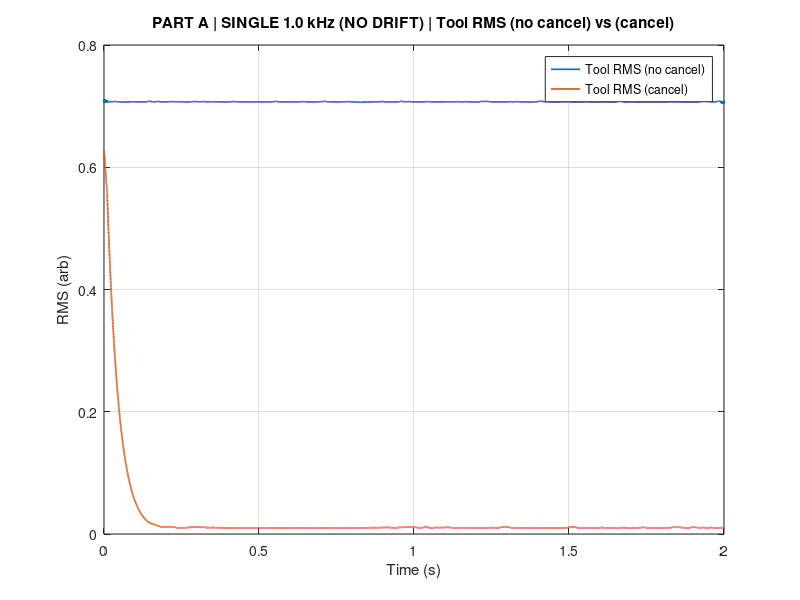
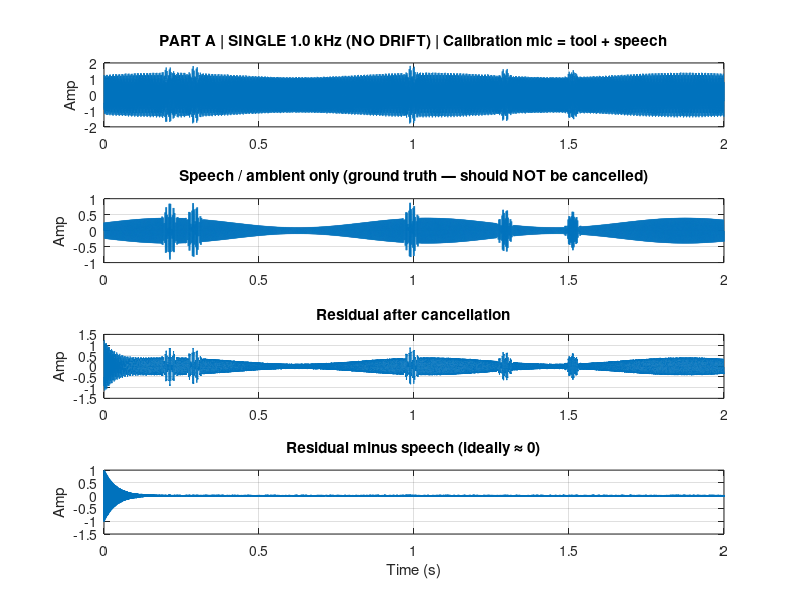
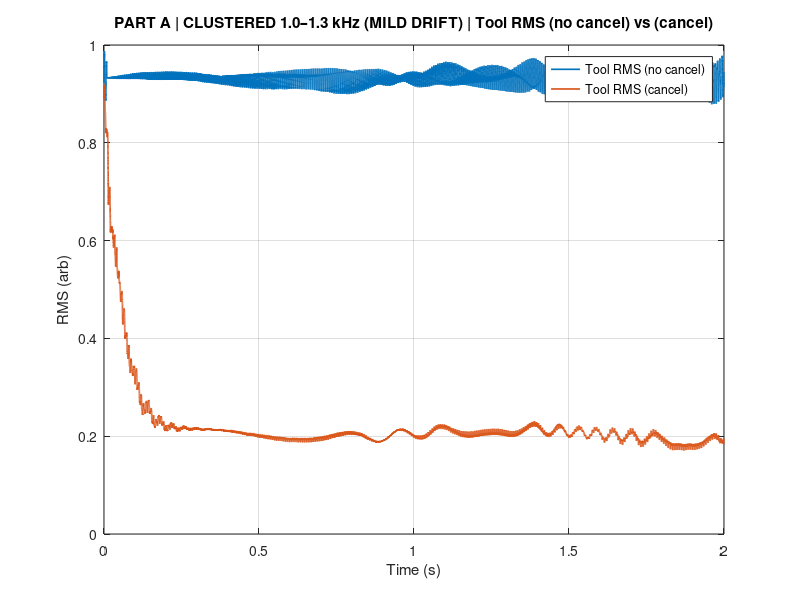
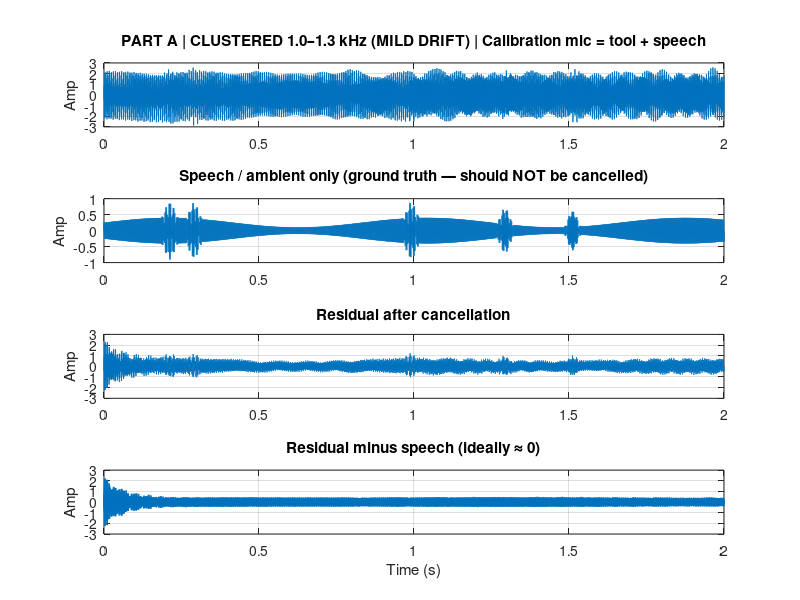

Write MATLAB code to recreate these figures, in order. (Note: this script raises an error after producing the figures.)
clear; close all; clc;

%  PART A — SYNTHETIC MULTI-TONE SCENARIOS


fprintf("\nPART A: SYNTHETIC SCENARIOS\n");

%% GLOBAL SETUP
fs = 48000;
T  = 2.0;
t  = (0:1/fs:T-1/fs)';
N  = length(t);
dt = 1/fs;

%% SPEECH / AMBIENT (UNCORRELATED)
fspeech = 300;
As0 = 0.25; Asvar = 0.6; fAs = 1.2;
speech_env = As0 * (1 + Asvar*sin(2*pi*fAs*t));
speech = speech_env .* sin(2*pi*fspeech*t);

% Add bursts to mimic nonstationary ambient
rng(1);
burst = zeros(N,1);
numBursts = 5;
burstLen  = round(0.06*fs);
for k = 1:numBursts
    idx0 = randi([1, N-burstLen]);
    burst(idx0:idx0+burstLen) = burst(idx0:idx0+burstLen) + 0.5*hann(burstLen+1);
end
speech = speech + burst .* sin(2*pi*(fspeech+80)*t);

%% POWER AMP + PROP DELAY (SAME FOR ALL)
Gamp = 5;
Vmax = 2.0;
delay_s = 0.0002;
Nd = max(1, round(delay_s*fs));

mu = 48;

%% MCU "ALMOST PERFECT ANTI-NOISE" MISMATCH
Gmcu = 0.95;
tau_mcu = 80e-6;
Nmcu = max(0, round(tau_mcu*fs));

%% SCENARIOS (3 TOTAL)
scenariosA = {
    struct('name','SINGLE 1.0 kHz (NO DRIFT)', ...
           'tones',[1000], ...
           'amps',[1.0], ...
           'driftHz',[0]), ...

    struct('name','CLUSTERED 1.0–1.3 kHz (MILD DRIFT)', ...
           'tones',[1000 1150 1300], ...
           'amps',[1.0 0.7 0.5], ...
           'driftHz',[10 10 10]), ...

    struct('name','WIDE 0.8–6 kHz (MANY STRONGISH TONES)', ...
           'tones',[800 1200 2500 4000 6000], ...
           'amps',[1.0 0.7 0.5 0.35 0.25], ...
           'driftHz',[10 15 20 25 30])
};

%% RUN ALL SYNTHETIC SCENARIOS
for s = 1:numel(scenariosA)

    cfg = scenariosA{s};
    rng(100 + s);

    % Build TOOL
    tool = zeros(N,1);

    for k = 1:numel(cfg.tones)
        f0 = cfg.tones(k);
        A0 = cfg.amps(k);

        df = cfg.driftHz(k);
        if df == 0
            theta = 2*pi*f0*t;
        else
            fd = 0.5 + 0.15*k;
            f_inst = f0 + df*sin(2*pi*fd*t);
            theta = 2*pi*cumsum(f_inst)*dt;
        end

        phi0 = 2*pi*rand;
        tool = tool + A0*sin(theta + phi0);
    end

    % Calibration mic (no-cancel)
    d_mic = tool + speech + 0.01*randn(N,1);
    e_no = d_mic;

    % MCU antinoise mismatch
    anti_mcu = Gmcu * [zeros(Nmcu,1); tool(1:end-Nmcu)];

    % Input
    I = anti_mcu;
    Q = imag(hilbert(I));

    % Adaptive loop
    wI = 0; wQ = 0;
    y  = zeros(N,1);
    e  = zeros(N,1);
    ybuf = zeros(Nd,1);

    for n = 1:N
        y_pre = wI*I(n) + wQ*Q(n);

        y_lin = Gamp * y_pre;
        y_amp = max(min(y_lin, Vmax), -Vmax);

        y_del = ybuf(1);
        ybuf(1:end-1) = ybuf(2:end);
        ybuf(end) = y_amp;

        e(n) = d_mic(n) - y_del;

        wI = wI + mu * e(n) * I(n) * dt;
        wQ = wQ + mu * e(n) * Q(n) * dt;

        y(n) = y_del;
    end

    e_yes = e;

    % Ground-truth tool component at mic (tool + noise) by subtracting speech
    e_tool_no  = e_no  - speech;
    e_tool_yes = e_yes - speech;

    % RMS envelopes (tool only)
    win = round(0.02*fs);
    tool_rms_no  = sqrt(movmean(e_tool_no.^2,  win));
    tool_rms_yes = sqrt(movmean(e_tool_yes.^2, win));

    % === SINGLE RMS FIGURE (TOOL ONLY) ===
    figure('Name',['PART A | ' cfg.name ' | Tool RMS Before vs After']);
    plot(t, tool_rms_no,  'LineWidth', 1.2); hold on;
    plot(t, tool_rms_yes, 'LineWidth', 1.2);
    grid on;
    xlabel('Time (s)'); ylabel('RMS (arb)');
    title(['PART A | ' cfg.name ' | Tool RMS (no cancel) vs (cancel)']);
    legend('Tool RMS (no cancel)','Tool RMS (cancel)','Location','best');

    % === TIME DOMAIN FIGURE (UNCHANGED) ===
    figure('Name',['PART A | ' cfg.name ' | Time Domain']);

    subplot(4,1,1);
    plot(t, d_mic); grid on;
    title(['PART A | ' cfg.name ' | Calibration mic = tool + speech']);
    ylabel('Amp');

    subplot(4,1,2);
    plot(t, speech, 'LineWidth', 1.2); grid on;
    title('Speech / ambient only (ground truth — should NOT be cancelled)');
    ylabel('Amp');

    subplot(4,1,3);
    plot(t, e_yes); grid on;
    title('Residual after cancellation');
    ylabel('Amp');

    subplot(4,1,4);
    plot(t, e_yes - speech, 'LineWidth', 1.2); grid on;
    title('Residual minus speech (ideally \approx 0)');
    xlabel('Time (s)');
    ylabel('Amp');

    % Console summary
    eps0 = 1e-12;
    overall_no  = rms(e_tool_no)  + eps0;
    overall_yes = rms(e_tool_yes) + eps0;
    overall_attn = 20*log10(overall_yes/overall_no);

    fprintf('\n=== PART A | %s ===\n', cfg.name);
    fprintf('Final weights: wI = %.4f, wQ = %.4f\n', wI, wQ);
    fprintf('Overall tool attenuation (RMS): %.2f dB\n', overall_attn);
end


%  PART B — REAL AUDIO FILE SCENARIOS (PERFECT ONLY)


fprintf("\nPART B: REAL AUDIO SCENARIOS (PERFECT ONLY)\n");

%% AUDIO FILES
tool_file   = "Electric_Drill.m4a";
speech_file = "Speech_Ambient.m4a";

%% GLOBAL SETUP
fs_target = 48000;
T = 2.0;
eps0 = 1e-12;

%% LOAD AUDIO
assert(isfile(tool_file),   "Missing file: %s", tool_file);
assert(isfile(speech_file), "Missing file: %s", speech_file);

[x_tool,  fs_tool]  = audioread(tool_file);
[x_sp,    fs_sp]    = audioread(speech_file);

% mono
if size(x_tool,2) > 1, x_tool = mean(x_tool,2); end
if size(x_sp,2)   > 1, x_sp   = mean(x_sp,2);   end

% resample
if fs_tool ~= fs_target, x_tool = resample(x_tool, fs_target, fs_tool); end
if fs_sp   ~= fs_target, x_sp   = resample(x_sp,   fs_target, fs_sp);   end

fs = fs_target;

% trim
Nmax = round(T*fs);
N = min([length(x_tool), length(x_sp), Nmax]);

tool_raw   = x_tool(1:N);
speech_raw = x_sp(1:N);

t  = (0:N-1)'/fs;
dt = 1/fs;

%% NORMALIZE + SCALE (REALISTIC MIX)
tool_rms0   = rms(tool_raw)   + eps0;
speech_rms0 = rms(speech_raw) + eps0;

tool   = tool_raw   / tool_rms0;
speech = speech_raw / speech_rms0;

tool_level   = 1.0;
speech_level = 0.35;

tool   = tool_level   * tool;
speech = speech_level * speech;

%% MIC NOISE + CAL MIC
rng(1);
meas_noise = 0.01 * randn(N,1);
d_mic = tool + speech + meas_noise;
e_no = d_mic;

%% POWER AMP + PROP DELAY
Gamp = 5;
Vmax = 2.0;
delay_s = 0.0002;
Nd = max(1, round(delay_s * fs));

mu = 48;

%% "HOW TOOL LOOKS LIKE" FIGURE (KEEP)
figure('Name','PART B | Tool Signal: Time + FFT + PSD');

subplot(3,1,1);
plot(t, tool); grid on;
title('PART B | Tool waveform (time domain)');
xlabel('Time (s)'); ylabel('Amplitude');

Nfft = 2^nextpow2(N);
w = hann(N);
ToolFFT = fft(tool .* w, Nfft);
f = (0:Nfft-1)*(fs/Nfft);
half = 1:floor(Nfft/2);
magdB = 20*log10(abs(ToolFFT(half))+eps0);

subplot(3,1,2);
plot(f(half), magdB, 'LineWidth', 1.1);
grid on; xlim([0 8000]);
title('PART B | Tool FFT magnitude (0–8 kHz)');
xlabel('Frequency (Hz)'); ylabel('Magnitude (dB)');

subplot(3,1,3);
[pxx,f_psd] = pwelch(tool, hann(4096), 2048, 4096, fs);
plot(f_psd, 10*log10(pxx+eps0), 'LineWidth', 1.1); grid on;
xlim([0 8000]);
title('PART B | Tool Power Spectral Density (Welch)');
xlabel('Frequency (Hz)'); ylabel('PSD (dB/Hz)');

%% RUN ONLY PERFECT ANTINOISE SCENARIO
tool_adv = [tool(1+Nd:end); zeros(Nd,1)];
anti_mcu = (1/Gamp) * tool_adv;

Iref = anti_mcu;
Qref = imag(hilbert(Iref));

wI = 1.0; wQ = 0.0;
freeze_if_small = true;

y  = zeros(N,1);
e  = zeros(N,1);
ybuf = zeros(Nd,1);

for n = 1:N
    y_pre = wI*Iref(n) + wQ*Qref(n);

    y_lin = Gamp * y_pre;
    y_amp = max(min(y_lin, Vmax), -Vmax);

    y_del = ybuf(1);
    ybuf(1:end-1) = ybuf(2:end);
    ybuf(end) = y_amp;

    e(n) = d_mic(n) - y_del;

    if freeze_if_small
        if abs(e(n)) > 1e-3
            wI = wI + mu * e(n) * Iref(n) * dt;
            wQ = wQ + mu * e(n) * Qref(n) * dt;
        end
    else
        wI = wI + mu * e(n) * Iref(n) * dt;
        wQ = wQ + mu * e(n) * Qref(n) * dt;
    end

    y(n) = y_del;
end

e_yes = e;

%% PART B TOOL RMS FIGURE (TOOL ONLY)
e_tool_no  = e_no  - speech;
e_tool_yes = e_yes - speech;

win = round(0.02*fs);
tool_rms_no  = sqrt(movmean(e_tool_no.^2,  win));
tool_rms_yes = sqrt(movmean(e_tool_yes.^2, win));

figure('Name','PART B | Tool RMS Before vs After | PERFECT ONLY');
plot(t, tool_rms_no,  'LineWidth', 1.2); hold on;
plot(t, tool_rms_yes, 'LineWidth', 1.2);
grid on;
xlabel('Time (s)'); ylabel('RMS (arb)');
title('PART B | Tool RMS (no cancel) vs (cancel) — Perfect antinoise');
legend('Tool RMS (no cancel)','Tool RMS (cancel)','Location','best');

%% PART B TIME DOMAIN FIGURE (KEEP)
figure('Name','PART B | Time Domain | PERFECT ONLY');

subplot(4,1,1);
plot(t, d_mic); grid on;
title('PART B | Calibration mic: tool + speech + noise | PERFECT ONLY');
ylabel('Amp');

subplot(4,1,2);
plot(t, speech, 'LineWidth', 1.1); grid on;
title('Speech/Ambient only (ground truth — should NOT be cancelled)');
ylabel('Amp');

subplot(4,1,3);
plot(t, e_yes); grid on;
title('Residual after cancellation');
ylabel('Amp');

subplot(4,1,4);
plot(t, e_yes - speech, 'LineWidth', 1.1); grid on;
title('Residual minus speech (ideally \approx 0)');
xlabel('Time (s)');
ylabel('Amp');

%% Console summary
overall_no  = rms(e_tool_no)  + eps0;
overall_yes = rms(e_tool_yes) + eps0;
overall_attn_dB = 20*log10(overall_yes/overall_no);

fprintf("\n=== PART B | PERFECT ONLY ===\n");
fprintf("Final weights: wI = %.4f, wQ = %.4f\n", wI, wQ);
fprintf("Overall tool attenuation (RMS): %.2f dB\n", overall_attn_dB);

fprintf("\nDONE: PLOTS GENERATED\n");
